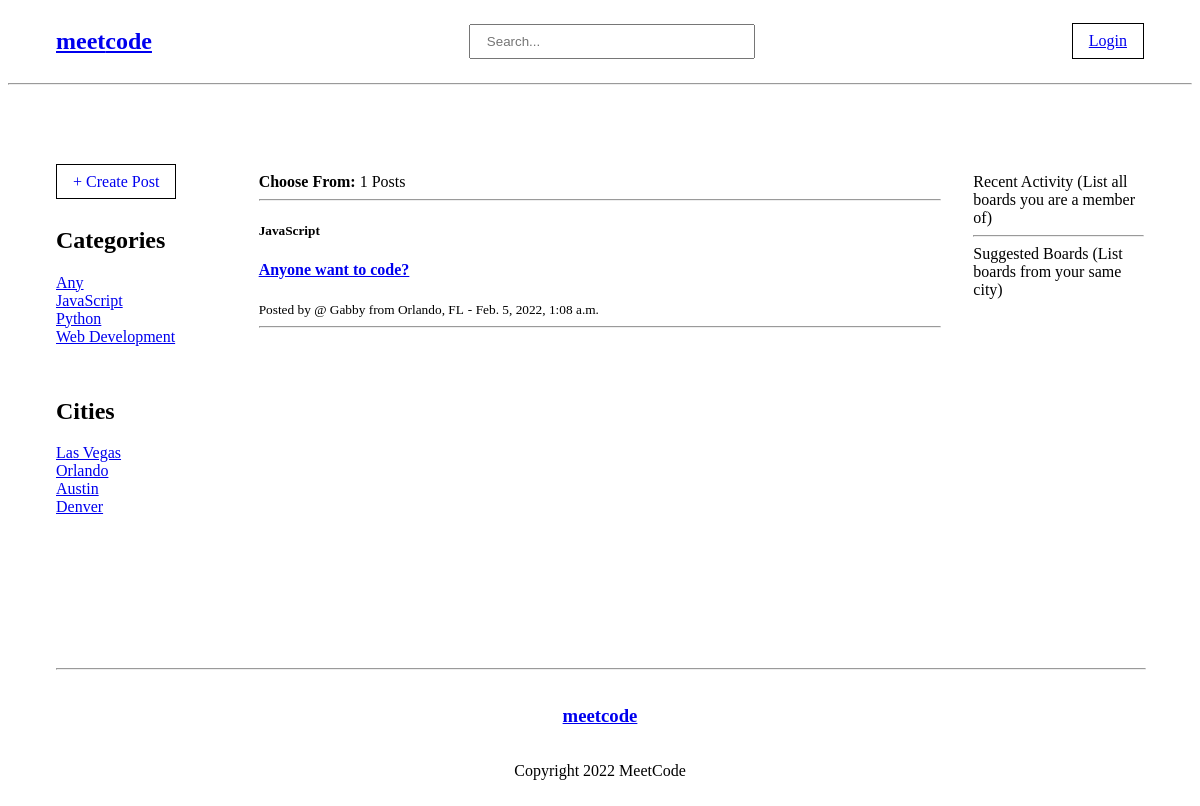
The page /?q=Orlando on the database as committed earlier.
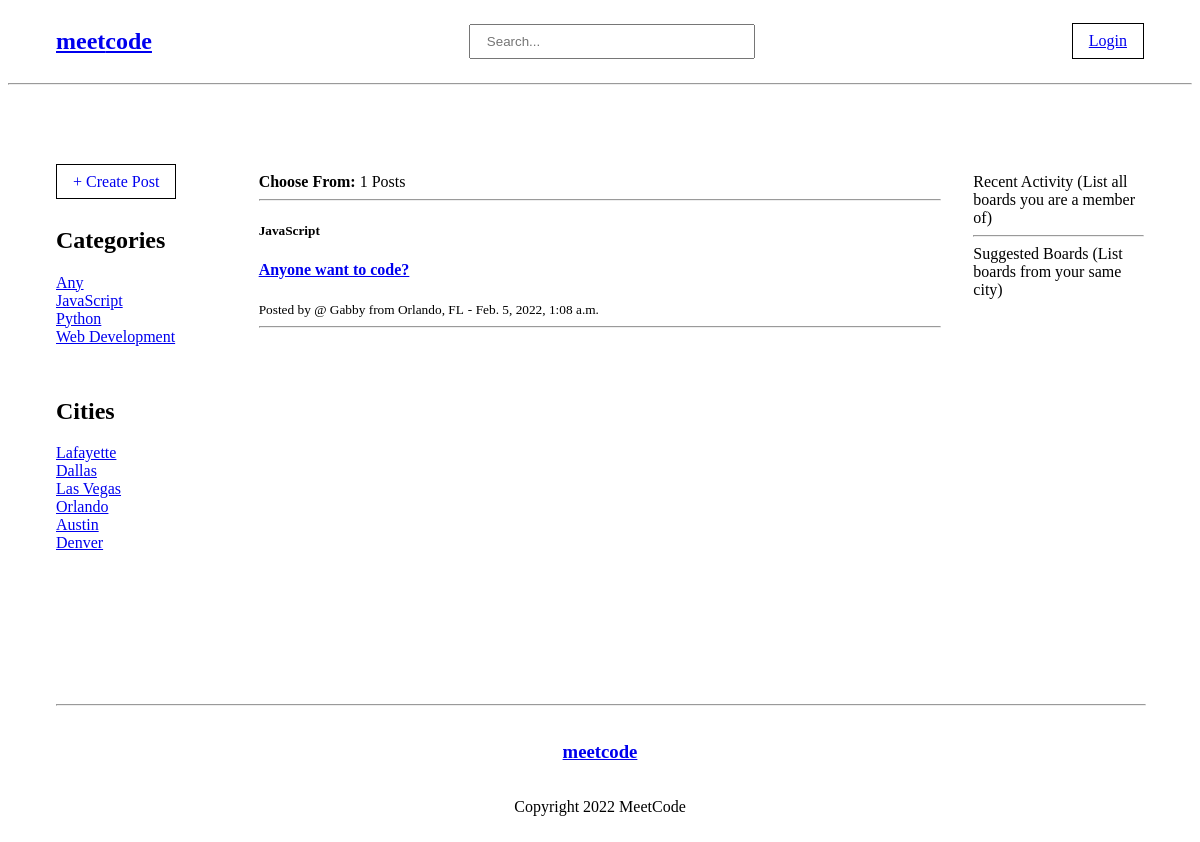
The same page on the database as committed later.
### base/models.py (models this page shows, shortened)
class Category(models.Model):
    name = models.CharField(max_length=50)
    def __str__(self):
        return self.name

class Board(models.Model):
    author = models.ForeignKey(User, on_delete=models.SET_NULL, null=True)
    category = models.ForeignKey(Category, on_delete=models.SET_NULL, null=True)
    city = models.CharField(max_length=30, null=True, blank=True)
    state = models.CharField(max_length=2, null=True, blank=True)
    name = models.CharField(max_length=200)
    description = models.TextField(null=True, blank=True)
    updated = models.DateTimeField(auto_now=True)
    created = models.DateTimeField(auto_now_add=True)
    class Meta:
        ordering = ['-updated', '-created']

### base/views.py (the view)
# urls.py: path("", views.home, name="home"),
def home(request):
    query = request.GET.get('q') if request.GET.get('q') != None else ''
    board_list = Board.objects.filter(
        Q(name__icontains=query) |
        Q(city__icontains=query) |
        Q(category__name__icontains=query)
    )
    board_count = board_list.count()
    categories = Category.objects.all()[:10]
    cities = Board.objects.all()[:10]
    context = {'board_list': board_list, 'board_count': board_count, 'categories': categories, 'cities': cities}
    return render(request, 'base/home.html', context)

### base/templates/base/home.html (shortened to what this page needs)
{% extends 'layout.html' %}
{% load humanize %}
{% block content %}
<div class="main-container">
    <div class="left-sidebar">
        <div class="new-post-container">
            <a class="new-post" href="{% url 'new-board' %}">+ Create Post</a>
        </div>
        <div class="category-container">
            <h2>Categories</h2>
            <a href="{% url 'home' %}">Any</a>
            {% for category in categories %}
                <div>
                    <a href="{% url 'home' %}?q={{category.name}}">{{category.name}}</a>
                </div>
            {% endfor %}
        </div>
        <div class="category-container">
            <h2>Cities</h2>
            {% for board in cities %}
                <div>
                    <a href="{% url 'home' %}?q={{board.city}}">{{board.city.title}}</a>
                </div>
            {% endfor %}
        </div>
    </div>
    <div class="content-container">
        <div>
          <span><strong>Choose From:</strong> {{board_count}} Posts</span>
          <hr>
        </div>
        {% for board in board_list %}
            <div>
                <h5>{{board.category}}</h5>
                <h4><a href="{% url 'board' board.id %}">{{board.name}}</a></h4>
                <span><small>Posted by @ {{board.author.username.title}} from {{board.city.title}}, {{board.state.upper}}</small></span>
                <span><small>- {{board.created}} </small></span>
                <hr>
            </div>
        {% endfor %}
    </div>
    <div class="right-sidebar">
        <div class="recent-container">
            Recent Activity
            (List all boards you are a member of)
         </div>
         <hr>
        <div class="suggested-container">
            Suggested Boards
            (List boards from your same city)
         </div>
    </div>
</div>
{% endblock content %}

Rows that differ between the two databases and show on the page:
added Board: city "Lafayette", shown under "Cities"
added Board: city "Dallas", shown under "Cities"
